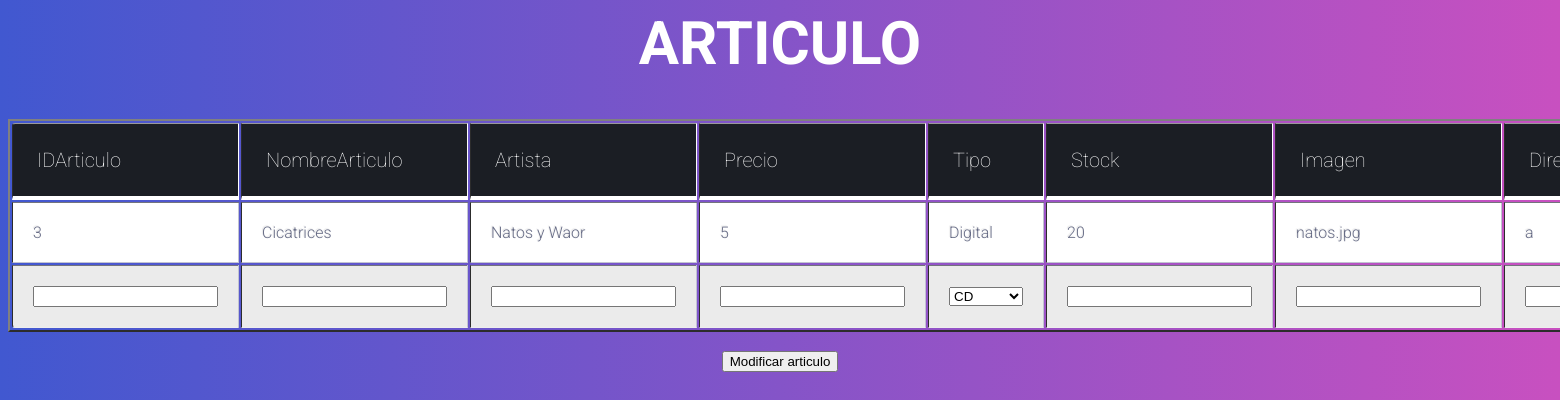
The app's page /gestor/articulos/editararticulo.php?p=3 with its own data.
### tables this page shows
CREATE TABLE `articulo` (
  `IDArticulo` int(10) NOT NULL,
  `NombreArticulo` varchar(30) NOT NULL,
  `Artista` varchar(50) NOT NULL,
  `Descripcion` text NOT NULL,
  `Precio` float NOT NULL,
  `Tipo` enum('CD','Vinilo','Digital','Merchan') NOT NULL,
  `Stock` int(6) NOT NULL,
  `Imagen` varchar(100) NOT NULL,
  `video` text NOT NULL
);

### gestor/articulos/editararticulo.php (the view, shortened to what this page needs)
<?php
require '../../servicios/_conexion.php';
$p =  $_GET["p"];
$sql = "SELECT * FROM articulo WHERE (IDArticulo = $p)";
    $resultado = $conexion->query($sql);
echo "<center><h1>ARTICULO</h1>";
echo "<form action='editararticulopost.php' method='POST'>";
echo "<center><table border=2><tr><th>IDArticulo</th> <th>NombreArticulo</th><th>Artista</th><th>Precio</th><th>Tipo</th><th>Stock</th><th>Imagen</th><th>Direccion Video</th></tr>";
echo '  <link rel="stylesheet" type="text/css" href="../../css/gestoradmin.css">';
while($registro = $resultado->fetch_assoc()){
        echo "<tr>" ;
        echo "<td>".$registro['IDArticulo']."</td>";
        echo "<td>".$registro['NombreArticulo']."</td>";
        echo "<td>".$registro['Artista']."</td>";
        echo "<td>".$registro['Precio']."</td>";
        echo "<td>".$registro['Tipo']."</td>";
        echo "<td>".$registro['Stock']."</td>";
        echo "<td>".$registro['Imagen']."</td>";
        echo "<td>".$registro['video']."</td>";
        echo "</tr>";
};
        echo "<tr>" ;
        echo '<td><input type="text" name="idarticulo" class="form-input" required/></td>';
        echo '<td><input type="text" name="nombrearticulo" class="form-input" required/></td>';
        echo '<td><input type="text" name="artista" class="form-input" required/></td>';
        echo '<td><input type="float" name="precio" class="form-input" required/></td>';
        echo '<td><SELECT input type="text" class="form-input" required NAME="tipo">
        <OPTION VALUE="CD" SELECTED>CD
        <OPTION VALUE="Vinilo">Vinilo
        <OPTION VALUE="Digital">Digital
        <OPTION VALUE="Merchan">Merchan
        </SELECT></td>';
        echo '<td><input type="int" name="stock" class="form-input" required/></td>';
        echo '<td><input type="text" name="imagen" class="form-input" required/></td>';
        echo '<td><input type="text" name="video" class="form-input" required/></td>';
        echo "</tr>";
echo "</table>";
echo "<br>";
echo'<center> <input class="form-btn" name="submit" class="aaaaboton" type="submit" value="Modificar articulo" /></center>';
echo '</form>';
echo "<br>";

### css/gestoradmin.css (style rules this page uses)
h1 { color: #ffffff; font-family: "Roboto", helvetica, arial, sans-serif; font-size: 60px; }
th { color: #ffffff; ; background: #1b1e24; border-bottom: 4px solid #ffffff; border-right: 1px solid #ffffff; font-size: 20px; font-weight: 100; padding: 24px; text-align: left; text-shadow: 0 1px 1px rgba(0, 0, 0, 0.1); vertical-align: middle; }
th:first-child { border-top-left-radius: 3px; }
th:last-child { border-top-right-radius: 3px; border-right: none; }
table { width: auto; height: auto; }
tr { border-top: 1px solid #C1C3D1; border-bottom: 1px solid #C1C3D1; color: #666B85; font-size: 16px; font-weight: normal; text-shadow: 0 1px 1px rgba(256, 256, 256, 0.1); }
tr:first-child { border-top: none; }
tr:last-child { border-bottom: none; }
tr:nth-child(odd) td { background: #EBEBEB; }
tr:last-child td:first-child { border-bottom-left-radius: 3px; }
tr:last-child td:last-child { border-bottom-right-radius: 3px; }
td { font-weight: 300px; background: #FFFFFF; padding: 20px; text-align: left; vertical-align: middle; font-weight: 300; font-size: 16px; text-shadow: -1px -1px 1px rgba(0, 0, 0, 0.1); border-right: 1px solid #C1C3D1; }
td:last-child { border-right: 0px; }

### records on screen
articulo: IDArticulo "3", NombreArticulo "Cicatrices", Artista "Natos y Waor", Precio "5", Tipo "Digital", Stock "20", Imagen "natos.jpg", video "a"
